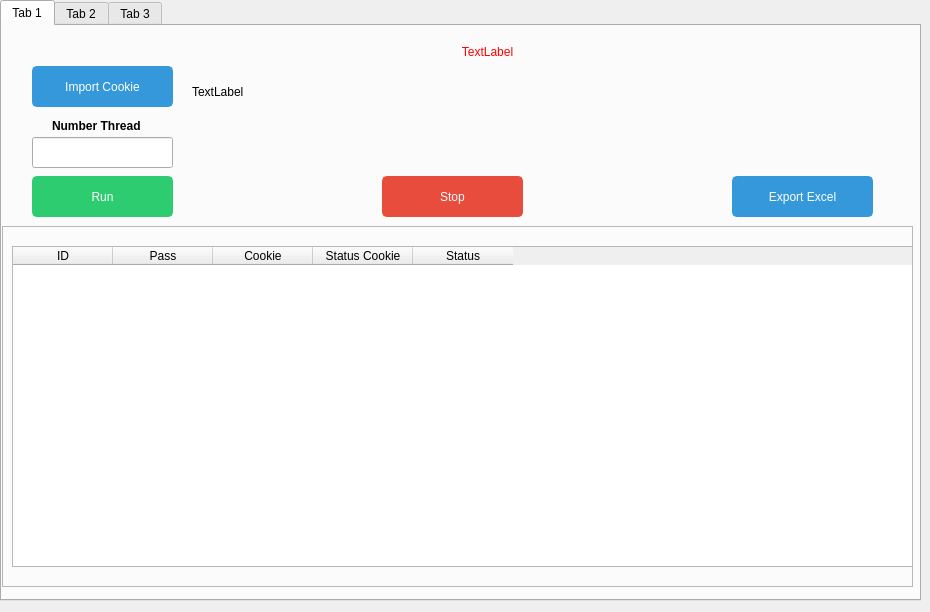
<?xml version="1.0" encoding="UTF-8"?>
<ui version="4.0">
 <class>Form</class>
 <widget class="QWidget" name="Form">
  <property name="geometry">
   <rect>
    <x>0</x>
    <y>0</y>
    <width>930</width>
    <height>612</height>
   </rect>
  </property>
  <property name="windowTitle">
   <string>Form</string>
  </property>
  <widget class="QTabWidget" name="tabWidget">
   <property name="geometry">
    <rect>
     <x>0</x>
     <y>0</y>
     <width>921</width>
     <height>601</height>
    </rect>
   </property>
   <property name="currentIndex">
    <number>0</number>
   </property>
   <widget class="QWidget" name="tab">
    <attribute name="title">
     <string>Tab 1</string>
    </attribute>
    <widget class="QFrame" name="frame">
     <property name="geometry">
      <rect>
       <x>0</x>
       <y>200</y>
       <width>911</width>
       <height>361</height>
      </rect>
     </property>
     <property name="frameShape">
      <enum>QFrame::StyledPanel</enum>
     </property>
     <property name="frameShadow">
      <enum>QFrame::Raised</enum>
     </property>
     <widget class="QTableWidget" name="tableWidget">
      <property name="geometry">
       <rect>
        <x>10</x>
        <y>20</y>
        <width>901</width>
        <height>321</height>
       </rect>
      </property>
      <column>
       <property name="text">
        <string>ID</string>
       </property>
      </column>
      <column>
       <property name="text">
        <string>Pass</string>
       </property>
      </column>
      <column>
       <property name="text">
        <string>Cookie</string>
       </property>
      </column>
      <column>
       <property name="text">
        <string>Status Cookie</string>
       </property>
      </column>
      <column>
       <property name="text">
        <string>Status</string>
       </property>
      </column>
     </widget>
    </widget>
    <widget class="QPushButton" name="btn_stop">
     <property name="geometry">
      <rect>
       <x>380</x>
       <y>150</y>
       <width>141</width>
       <height>41</height>
      </rect>
     </property>
     <property name="styleSheet">
      <string>
                        QPushButton {
                            background-color: #e74c3c; /* Red */
                            color: white;
                            border-radius: 5px;
                            border: 2px solid #e74c3c;
                        }

                        QPushButton:hover {
                            background-color: #c0392b; /* Darker Red */
                            border: 2px solid #c0392b;
                        }
                    </string>
     </property>
     <property name="text">
      <string>Stop</string>
     </property>
    </widget>
    <widget class="QLabel" name="lbl_cookie">
     <property name="geometry">
      <rect>
       <x>190</x>
       <y>50</y>
       <width>681</width>
       <height>31</height>
      </rect>
     </property>
     <property name="styleSheet">
      <string notr="true"/>
     </property>
     <property name="text">
      <string>TextLabel</string>
     </property>
    </widget>
    <widget class="QPushButton" name="btn_run">
     <property name="geometry">
      <rect>
       <x>30</x>
       <y>150</y>
       <width>141</width>
       <height>41</height>
      </rect>
     </property>
     <property name="styleSheet">
      <string>
                        QPushButton {
                            background-color: #2ecc71; /* Green */
                            color: white;
                            border-radius: 5px;
                            border: 2px solid #2ecc71;
                        }

                        QPushButton:hover {
                            background-color: #27ae60; /* Darker Green */
                            border: 2px solid #27ae60;
                        }
                    </string>
     </property>
     <property name="text">
      <string>Run</string>
     </property>
    </widget>
    <widget class="QPushButton" name="btn_cookie">
     <property name="geometry">
      <rect>
       <x>30</x>
       <y>40</y>
       <width>141</width>
       <height>41</height>
      </rect>
     </property>
     <property name="styleSheet">
      <string>
                        QPushButton {
                            background-color: #3498db; /* Blue */
                            color: white;
                            border-radius: 5px;
                            border: 2px solid #3498db;
                        }

                        QPushButton:hover {
                            background-color: #2980b9; /* Darker Blue */
                            border: 2px solid #2980b9;
                        }
                    </string>
     </property>
     <property name="text">
      <string>Import Cookie</string>
     </property>
    </widget>
    <widget class="QLabel" name="lbl_notification">
     <property name="geometry">
      <rect>
       <x>200</x>
       <y>10</y>
       <width>571</width>
       <height>31</height>
      </rect>
     </property>
     <property name="sizePolicy">
      <sizepolicy hsizetype="Preferred" vsizetype="Preferred">
       <horstretch>0</horstretch>
       <verstretch>0</verstretch>
      </sizepolicy>
     </property>
     <property name="styleSheet">
      <string notr="true">font: 75 12pt &quot;MS Shell Dlg 2&quot;;
color: rgb(255, 0, 0)</string>
     </property>
     <property name="text">
      <string>TextLabel</string>
     </property>
     <property name="alignment">
      <set>Qt::AlignCenter</set>
     </property>
    </widget>
    <widget class="QPushButton" name="btn_export">
     <property name="geometry">
      <rect>
       <x>730</x>
       <y>150</y>
       <width>141</width>
       <height>41</height>
      </rect>
     </property>
     <property name="styleSheet">
      <string notr="true">
                        QPushButton {
                            background-color: #3498db; /* Red */
                            color: white;
                            border-radius: 5px;
                            border: 2px solid #3498db;
                        }

                        QPushButton:hover {
                            background-color: #2980b9; /* Darker Red */
                            border: 2px solid #2980b9;
                        }
                    </string>
     </property>
     <property name="text">
      <string>Export Excel</string>
     </property>
    </widget>
    <widget class="QLineEdit" name="txt_thread">
     <property name="geometry">
      <rect>
       <x>30</x>
       <y>111</y>
       <width>141</width>
       <height>31</height>
      </rect>
     </property>
    </widget>
    <widget class="QLabel" name="label">
     <property name="geometry">
      <rect>
       <x>50</x>
       <y>90</y>
       <width>141</width>
       <height>20</height>
      </rect>
     </property>
     <property name="font">
      <font>
       <weight>75</weight>
       <bold>true</bold>
      </font>
     </property>
     <property name="text">
      <string>Number Thread</string>
     </property>
    </widget>
   </widget>
   <widget class="QWidget" name="tab_3">
    <attribute name="title">
     <string>Tab 2</string>
    </attribute>
    <widget class="QPushButton" name="btn_export_2">
     <property name="geometry">
      <rect>
       <x>720</x>
       <y>360</y>
       <width>141</width>
       <height>41</height>
      </rect>
     </property>
     <property name="styleSheet">
      <string notr="true">
                        QPushButton {
                            background-color: #3498db; /* Red */
                            color: white;
                            border-radius: 5px;
                            border: 2px solid #3498db;
                        }

                        QPushButton:hover {
                            background-color: #2980b9; /* Darker Red */
                            border: 2px solid #2980b9;
                        }
                    </string>
     </property>
     <property name="text">
      <string>Export Excel</string>
     </property>
    </widget>
    <widget class="QTableWidget" name="tableWidget_page">
     <property name="geometry">
      <rect>
       <x>10</x>
       <y>240</y>
       <width>901</width>
       <height>321</height>
      </rect>
     </property>
     <column>
      <property name="text">
       <string>Link Member</string>
      </property>
     </column>
    </widget>
    <widget class="QPushButton" name="btn_run_page">
     <property name="geometry">
      <rect>
       <x>20</x>
       <y>170</y>
       <width>141</width>
       <height>41</height>
      </rect>
     </property>
     <property name="styleSheet">
      <string>
                        QPushButton {
                            background-color: #2ecc71; /* Green */
                            color: white;
                            border-radius: 5px;
                            border: 2px solid #2ecc71;
                        }

                        QPushButton:hover {
                            background-color: #27ae60; /* Darker Green */
                            border: 2px solid #27ae60;
                        }
                    </string>
     </property>
     <property name="text">
      <string>Run</string>
     </property>
    </widget>
    <widget class="QPushButton" name="btn_stop_page">
     <property name="geometry">
      <rect>
       <x>350</x>
       <y>170</y>
       <width>141</width>
       <height>41</height>
      </rect>
     </property>
     <property name="styleSheet">
      <string>
                        QPushButton {
                            background-color: #e74c3c; /* Red */
                            color: white;
                            border-radius: 5px;
                            border: 2px solid #e74c3c;
                        }

                        QPushButton:hover {
                            background-color: #c0392b; /* Darker Red */
                            border: 2px solid #c0392b;
                        }
                    </string>
     </property>
     <property name="text">
      <string>Stop</string>
     </property>
    </widget>
    <widget class="QPushButton" name="btn_cookie_page">
     <property name="geometry">
      <rect>
       <x>20</x>
       <y>30</y>
       <width>141</width>
       <height>41</height>
      </rect>
     </property>
     <property name="styleSheet">
      <string>
                        QPushButton {
                            background-color: #3498db; /* Blue */
                            color: white;
                            border-radius: 5px;
                            border: 2px solid #3498db;
                        }

                        QPushButton:hover {
                            background-color: #2980b9; /* Darker Blue */
                            border: 2px solid #2980b9;
                        }
                    </string>
     </property>
     <property name="text">
      <string>Import Cookie</string>
     </property>
    </widget>
    <widget class="QLabel" name="lbl_cookie_page">
     <property name="geometry">
      <rect>
       <x>170</x>
       <y>30</y>
       <width>681</width>
       <height>31</height>
      </rect>
     </property>
     <property name="styleSheet">
      <string notr="true"/>
     </property>
     <property name="text">
      <string>TextLabel</string>
     </property>
    </widget>
    <widget class="QPushButton" name="btn_export_page">
     <property name="geometry">
      <rect>
       <x>690</x>
       <y>170</y>
       <width>141</width>
       <height>41</height>
      </rect>
     </property>
     <property name="styleSheet">
      <string notr="true">
                        QPushButton {
                            background-color: #3498db; /* Red */
                            color: white;
                            border-radius: 5px;
                            border: 2px solid #3498db;
                        }

                        QPushButton:hover {
                            background-color: #2980b9; /* Darker Red */
                            border: 2px solid #2980b9;
                        }
                    </string>
     </property>
     <property name="text">
      <string>Export Excel</string>
     </property>
    </widget>
    <widget class="QTextEdit" name="txt_group_page">
     <property name="geometry">
      <rect>
       <x>170</x>
       <y>100</y>
       <width>731</width>
       <height>31</height>
      </rect>
     </property>
    </widget>
    <widget class="QLabel" name="lbl_notification_5">
     <property name="geometry">
      <rect>
       <x>20</x>
       <y>100</y>
       <width>161</width>
       <height>31</height>
      </rect>
     </property>
     <property name="sizePolicy">
      <sizepolicy hsizetype="Preferred" vsizetype="Preferred">
       <horstretch>0</horstretch>
       <verstretch>0</verstretch>
      </sizepolicy>
     </property>
     <property name="font">
      <font>
       <family>MS Shell Dlg 2</family>
       <pointsize>12</pointsize>
       <weight>9</weight>
       <italic>false</italic>
       <bold>false</bold>
      </font>
     </property>
     <property name="styleSheet">
      <string notr="true">font: 75 12pt &quot;MS Shell Dlg 2&quot;;
color: rgb(0, 0, 0)</string>
     </property>
     <property name="text">
      <string>Nhập link group</string>
     </property>
    </widget>
    <widget class="QLabel" name="lbl_notification_page">
     <property name="geometry">
      <rect>
       <x>220</x>
       <y>0</y>
       <width>541</width>
       <height>31</height>
      </rect>
     </property>
     <property name="sizePolicy">
      <sizepolicy hsizetype="Preferred" vsizetype="Preferred">
       <horstretch>0</horstretch>
       <verstretch>0</verstretch>
      </sizepolicy>
     </property>
     <property name="styleSheet">
      <string notr="true">font: 75 12pt &quot;MS Shell Dlg 2&quot;;
color: rgb(255, 0, 0)</string>
     </property>
     <property name="text">
      <string>TextLabel</string>
     </property>
     <property name="alignment">
      <set>Qt::AlignCenter</set>
     </property>
    </widget>
   </widget>
   <widget class="QWidget" name="tab_2">
    <attribute name="title">
     <string>Tab 3</string>
    </attribute>
    <widget class="QLabel" name="lbl_tab_2">
     <property name="geometry">
      <rect>
       <x>560</x>
       <y>220</y>
       <width>121</width>
       <height>30</height>
      </rect>
     </property>
     <property name="font">
      <font>
       <family>Ubuntu Condensed</family>
       <pointsize>12</pointsize>
       <weight>75</weight>
       <bold>true</bold>
      </font>
     </property>
     <property name="layoutDirection">
      <enum>Qt::LeftToRight</enum>
     </property>
     <property name="text">
      <string>Message</string>
     </property>
    </widget>
    <widget class="QTextEdit" name="txt_msg">
     <property name="geometry">
      <rect>
       <x>320</x>
       <y>270</y>
       <width>571</width>
       <height>231</height>
      </rect>
     </property>
    </widget>
    <widget class="QPushButton" name="btn_import_cookie">
     <property name="geometry">
      <rect>
       <x>90</x>
       <y>76</y>
       <width>121</width>
       <height>41</height>
      </rect>
     </property>
     <property name="styleSheet">
      <string notr="true">
                        QPushButton {
                            background-color: #3498db; /* Red */
                            color: white;
                            border-radius: 5px;
                            border: 2px solid #3498db;
                        }

                        QPushButton:hover {
                            background-color: #2980b9; /* Darker Red */
                            border: 2px solid #2980b9;
                        }
                    </string>
     </property>
     <property name="text">
      <string>Import Cookie</string>
     </property>
    </widget>
    <widget class="QPushButton" name="btn_stop_msg">
     <property name="geometry">
      <rect>
       <x>90</x>
       <y>350</y>
       <width>121</width>
       <height>41</height>
      </rect>
     </property>
     <property name="styleSheet">
      <string>
                        QPushButton {
                            background-color: #e74c3c; /* Red */
                            color: white;
                            border-radius: 5px;
                            border: 2px solid #e74c3c;
                        }

                        QPushButton:hover {
                            background-color: #c0392b; /* Darker Red */
                            border: 2px solid #c0392b;
                        }
                    </string>
     </property>
     <property name="text">
      <string>Stop</string>
     </property>
    </widget>
    <widget class="QPushButton" name="btn_image">
     <property name="geometry">
      <rect>
       <x>90</x>
       <y>140</y>
       <width>121</width>
       <height>41</height>
      </rect>
     </property>
     <property name="styleSheet">
      <string notr="true">
                        QPushButton {
                            background-color: #3498db; /* Red */
                            color: white;
                            border-radius: 5px;
                            border: 2px solid #3498db;
                        }

                        QPushButton:hover {
                            background-color: #2980b9; /* Darker Red */
                            border: 2px solid #2980b9;
                        }
                    </string>
     </property>
     <property name="text">
      <string>Import Image</string>
     </property>
    </widget>
    <widget class="QPushButton" name="btn_run_msg">
     <property name="geometry">
      <rect>
       <x>90</x>
       <y>290</y>
       <width>121</width>
       <height>41</height>
      </rect>
     </property>
     <property name="styleSheet">
      <string>
                        QPushButton {
                            background-color: #2ecc71; /* Green */
                            color: white;
                            border-radius: 5px;
                            border: 2px solid #2ecc71;
                        }

                        QPushButton:hover {
                            background-color: #27ae60; /* Darker Green */
                            border: 2px solid #27ae60;
                        }
                    </string>
     </property>
     <property name="text">
      <string>Run</string>
     </property>
    </widget>
    <widget class="QLabel" name="lbl_notification_msg">
     <property name="geometry">
      <rect>
       <x>10</x>
       <y>410</y>
       <width>301</width>
       <height>31</height>
      </rect>
     </property>
     <property name="sizePolicy">
      <sizepolicy hsizetype="Preferred" vsizetype="Preferred">
       <horstretch>0</horstretch>
       <verstretch>0</verstretch>
      </sizepolicy>
     </property>
     <property name="styleSheet">
      <string notr="true">font: 75 12pt &quot;MS Shell Dlg 2&quot;;
color: rgb(255, 0, 0)</string>
     </property>
     <property name="text">
      <string>TextLabel</string>
     </property>
     <property name="alignment">
      <set>Qt::AlignCenter</set>
     </property>
    </widget>
    <widget class="QPushButton" name="btn_import_list_member">
     <property name="geometry">
      <rect>
       <x>90</x>
       <y>20</y>
       <width>121</width>
       <height>41</height>
      </rect>
     </property>
     <property name="styleSheet">
      <string notr="true">
                        QPushButton {
                            background-color: #abdbe3; /* Red */
                            color: black;
                            border-radius: 5px;
                            border: 2px solid #abdbe3;
                        }

                        QPushButton:hover {
                            background-color: #76b5c5; /* Darker Red */
                            border: 2px solid #76b5c5;
                        }
                    </string>
     </property>
     <property name="text">
      <string>Import Member</string>
     </property>
    </widget>
    <widget class="QLabel" name="lbl_members_link">
     <property name="geometry">
      <rect>
       <x>230</x>
       <y>30</y>
       <width>681</width>
       <height>31</height>
      </rect>
     </property>
     <property name="styleSheet">
      <string notr="true"/>
     </property>
     <property name="text">
      <string>TextLabel</string>
     </property>
    </widget>
    <widget class="QLabel" name="lbl_cookie_link">
     <property name="geometry">
      <rect>
       <x>230</x>
       <y>80</y>
       <width>681</width>
       <height>31</height>
      </rect>
     </property>
     <property name="styleSheet">
      <string notr="true"/>
     </property>
     <property name="text">
      <string>TextLabel</string>
     </property>
    </widget>
    <widget class="QLabel" name="lbl_images_msg">
     <property name="geometry">
      <rect>
       <x>230</x>
       <y>140</y>
       <width>681</width>
       <height>31</height>
      </rect>
     </property>
     <property name="styleSheet">
      <string notr="true"/>
     </property>
     <property name="text">
      <string>TextLabel</string>
     </property>
    </widget>
    <widget class="QLabel" name="label_2">
     <property name="geometry">
      <rect>
       <x>100</x>
       <y>219</y>
       <width>141</width>
       <height>20</height>
      </rect>
     </property>
     <property name="font">
      <font>
       <weight>75</weight>
       <bold>true</bold>
      </font>
     </property>
     <property name="text">
      <string>Number Thread</string>
     </property>
    </widget>
    <widget class="QLineEdit" name="txt_thread_msg">
     <property name="geometry">
      <rect>
       <x>90</x>
       <y>240</y>
       <width>121</width>
       <height>31</height>
      </rect>
     </property>
    </widget>
   </widget>
  </widget>
 </widget>
 <resources/>
 <connections/>
</ui>
